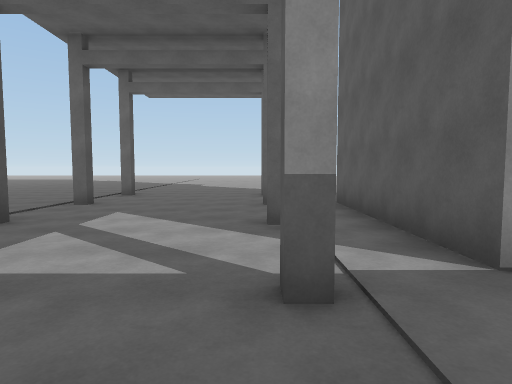
view 1 (above)

22 first-person views from a walk through a 3-D level made in the Unity game engine. The camera is 1.5 m above the floor, tilts 4° down and sees 75° across. The floor is counted in squares, 2 m on a side. Each view is taken from the middle of a square. On the plan, view 1 faces up. The plan holds only what a view shows up to about 11 squares ahead; the rest is blank. The place goes on beyond the plan. The player character is not drawn.

view 2
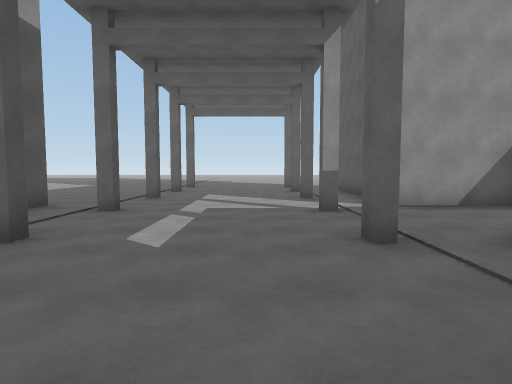

view 3
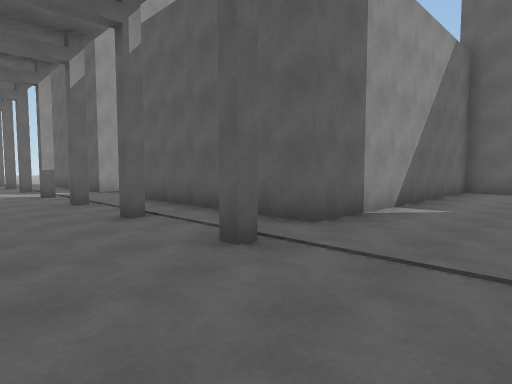

view 4
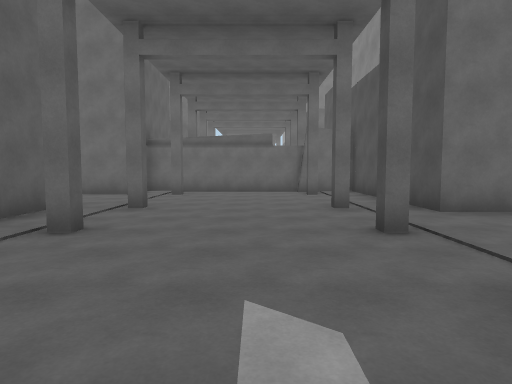

view 5
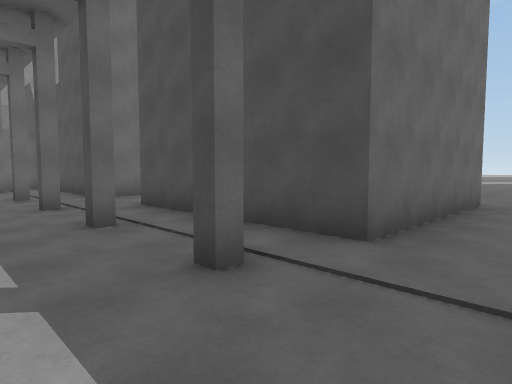

view 6
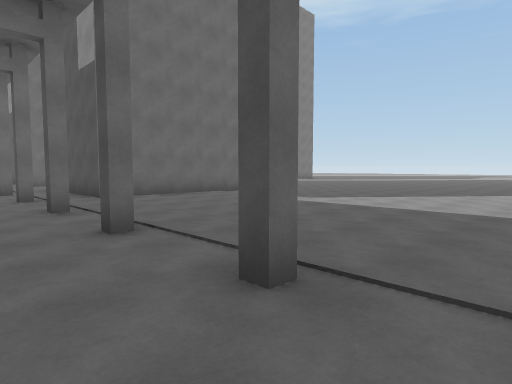

view 7
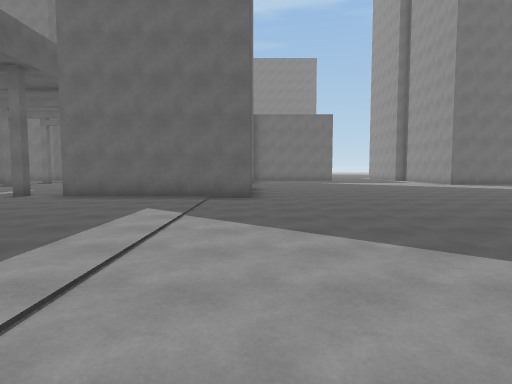

view 8
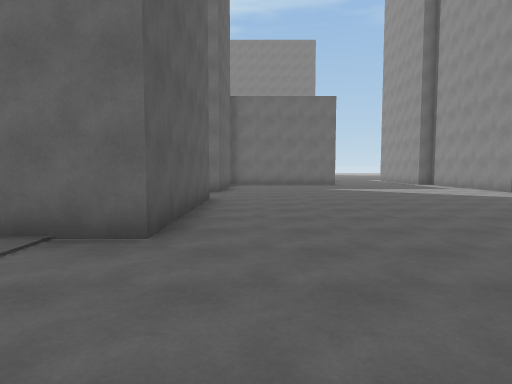

view 9
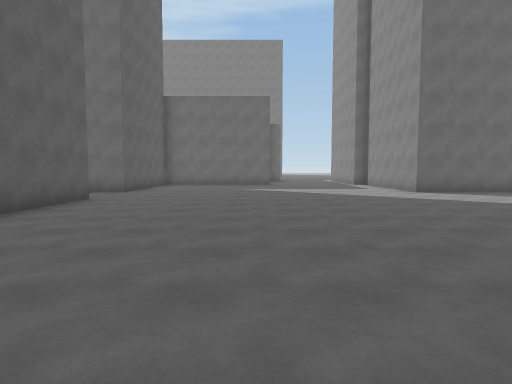

view 10
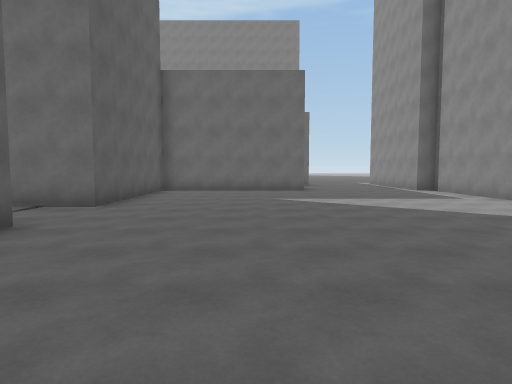

view 11
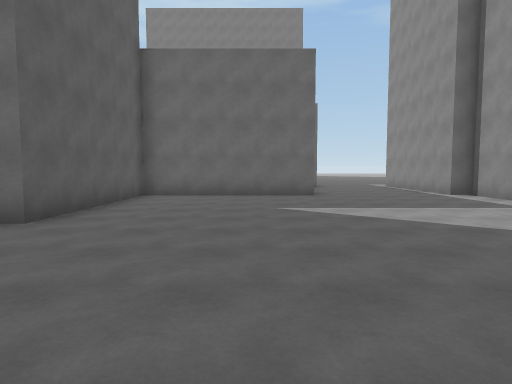

view 12
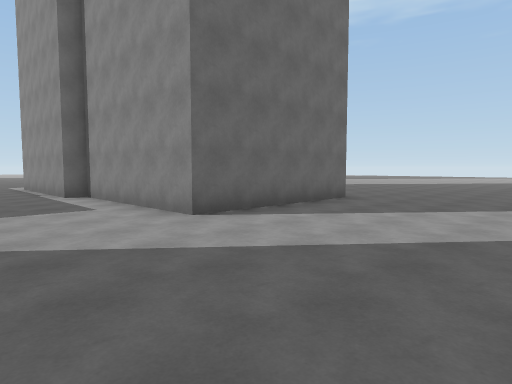

view 13
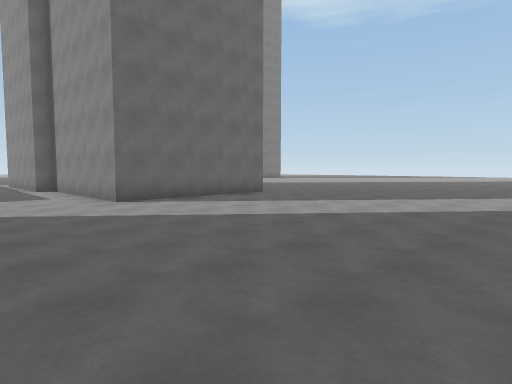

view 14
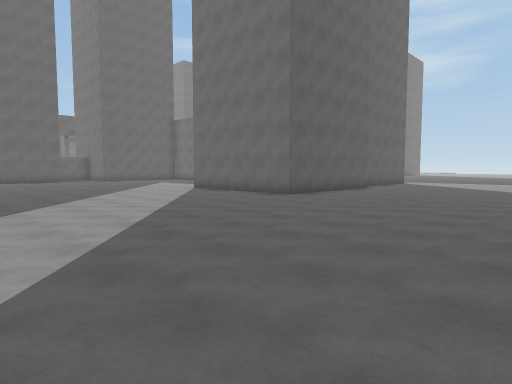

view 15
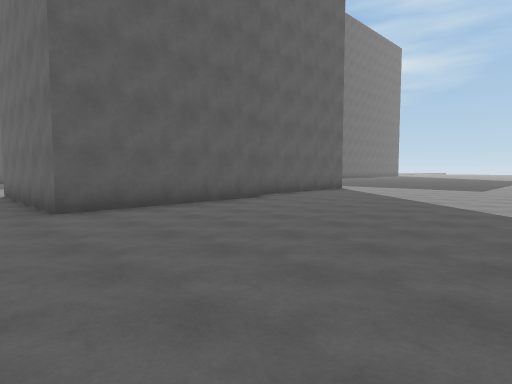

view 16
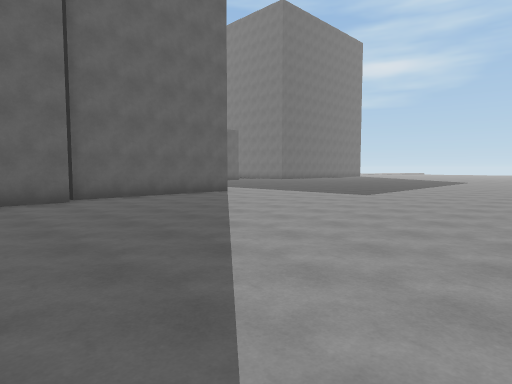

view 17
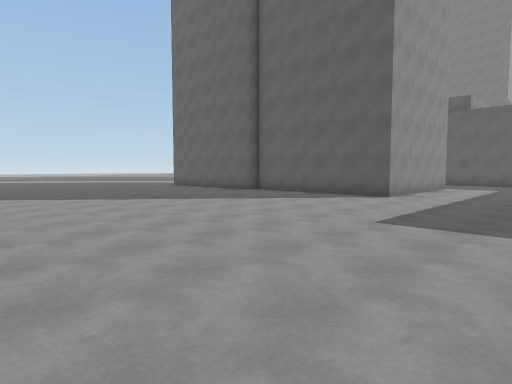

view 18
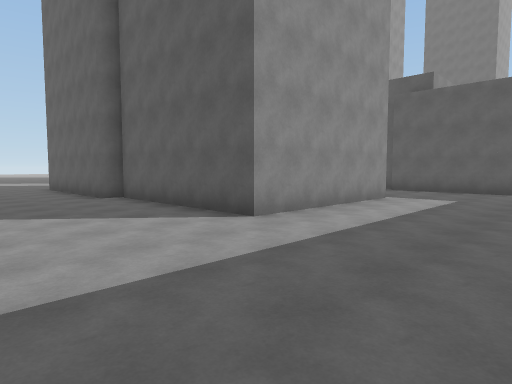

view 19
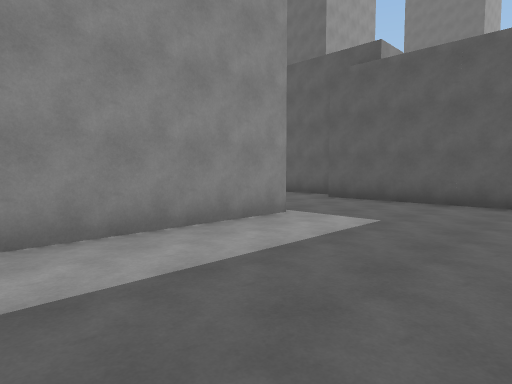

view 20
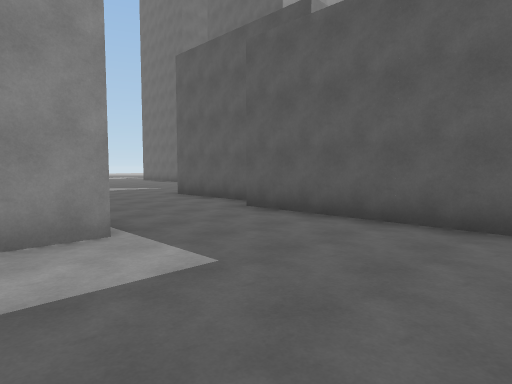

view 21
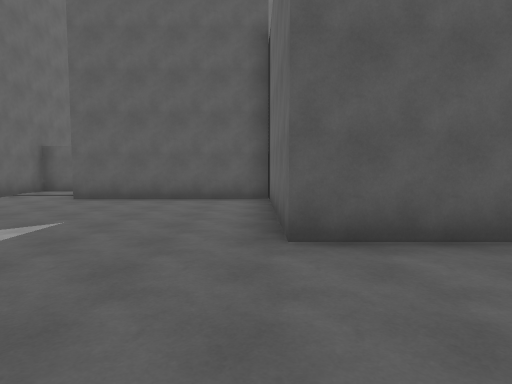

view 22
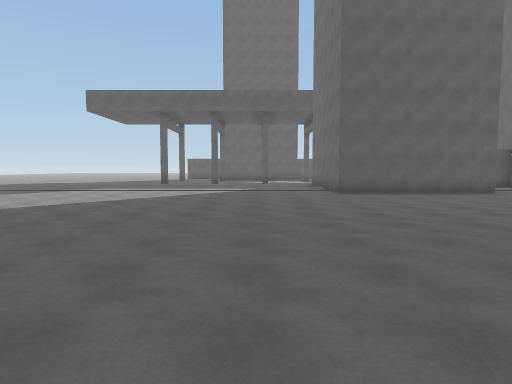

### Floor plan
Key: @ floor where view 1 was taken; # wall or solid block; . floor.
Columns run from 32 left of view 1 to 9 right of it. Each row starts with its distance up from view 1.
 11                     .... ........
 10                   ...............
  9                  ...........#...#
  8                ..................
  7               ...............#..# #
  6              .....................#
  5             ................#...#.#
  4              .....................#
  3   .....     ......................###
  2   ....................######.#..#...#
  1   ....................#    #........
  0   ....................#    #....@..
 -1   ....................#    #....#.#
 -2    ...................######......#
 -3   .......................# ..#..#.#
 -4   ......................  ........#
 -5   ......######........######....#.########
 -6   ......#    #........#    #.............#
 -7 ........#    #........#    #.............#
 -8 ........#    #........#    #.......
 -9 ........##   #........##   ##.....##
-10 .........#   #....#####    ########
-11 .........#   #....#
-12  ........#   #....#
-13  ........#   #...##
-14 .........#####...#
-15 .................#
-16 .................#
-17 .................#
-18 .................

Positions as (right, up) in squares from view 1, and headings:
1: (0, 0), facing up
2: (-1, -4), facing up
3: (-2, -8), facing up-right
4: (-2, 1), facing down
5: (-2, 4), facing down-left
6: (-2, 11), facing down-left
7: (-10, 11), facing down
8: (-11, 6), facing down
9: (-14, 6), facing down
10: (-13, 2), facing down
11: (-13, 0), facing down
12: (-16, 0), facing down-left
13: (-16, 3), facing down-left
14: (-30, 3), facing down-right
15: (-30, -3), facing down-right
16: (-32, -7), facing down-right
17: (-32, -18), facing up-right
18: (-27, -18), facing up-right
19: (-23, -18), facing up-right
20: (-20, -18), facing up-right
21: (-18, -9), facing right
22: (-20, 5), facing right
